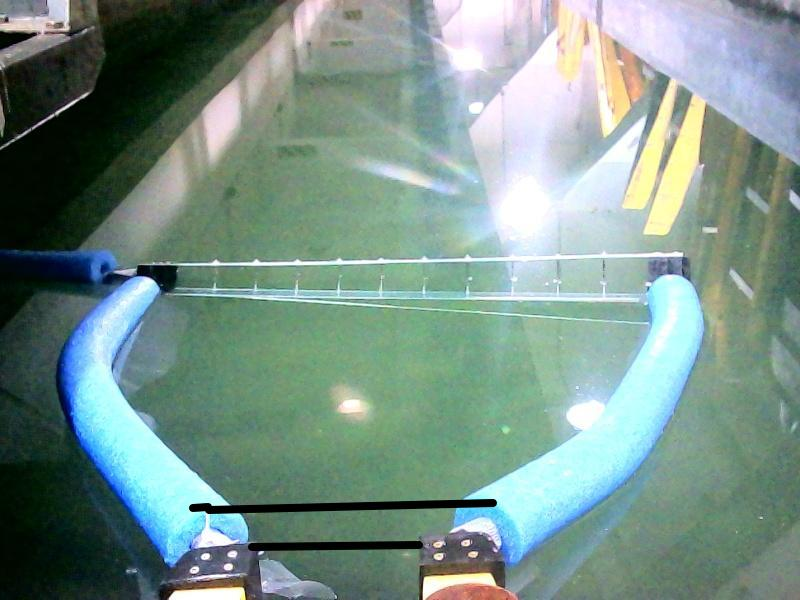
#> input picture ControlSystem/captura_3.jpg, 800 x 600 px
$ python bordes_2.py
#> lines starting #> are read from the running program, lines starting #| are printed output that depends on the picture; after the words box and inside, x2 and y2 are one past the last pixel; in counts of white or black regions, pixels touching at a corner belong together
import cv2
import numpy as np

# Cargar la imagen
image = cv2.imread('captura_3.jpg', cv2.IMREAD_GRAYSCALE)
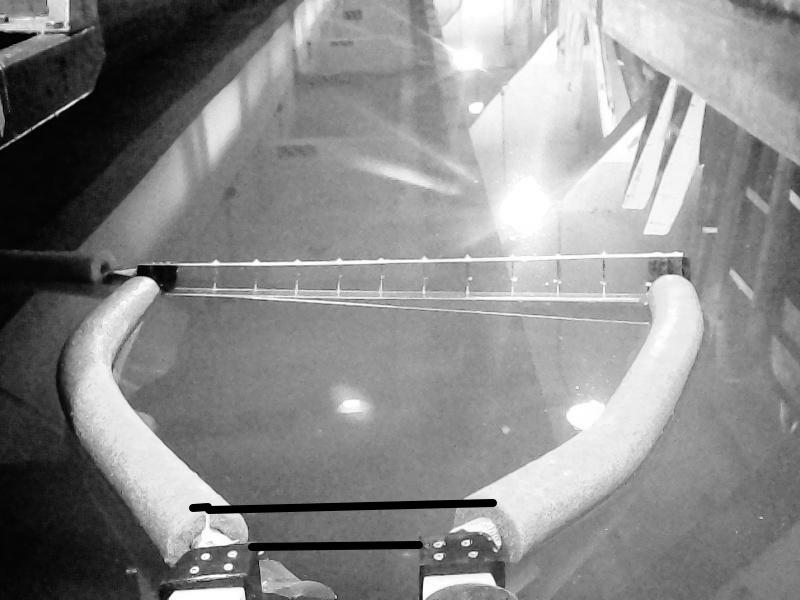
#> image: shape (600, 800); min 0, max 255, mean 138.1

# Aplicar suavizado para reducir el ruido
blurred = cv2.GaussianBlur(image, (5, 5), 0)

# Aplicar detección de bordes con el operador Canny
edges = cv2.Canny(blurred, threshold1=50, threshold2=150)
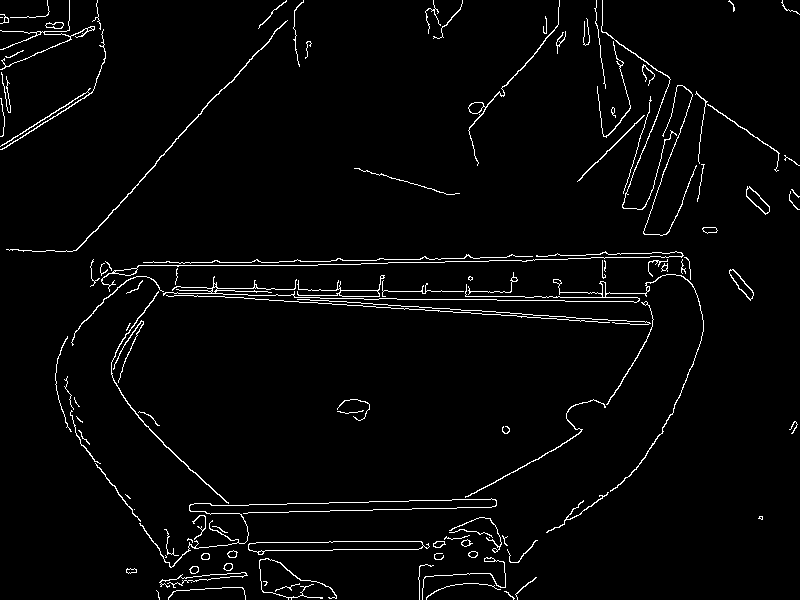
#> edges: shape (600, 800); 2.8% white in thin lines or dots

# Realizar una dilatación para conectar bordes cercanos
kernel = np.ones((3, 3), np.uint8)
dilated_edges = cv2.dilate(edges, kernel, iterations=1)
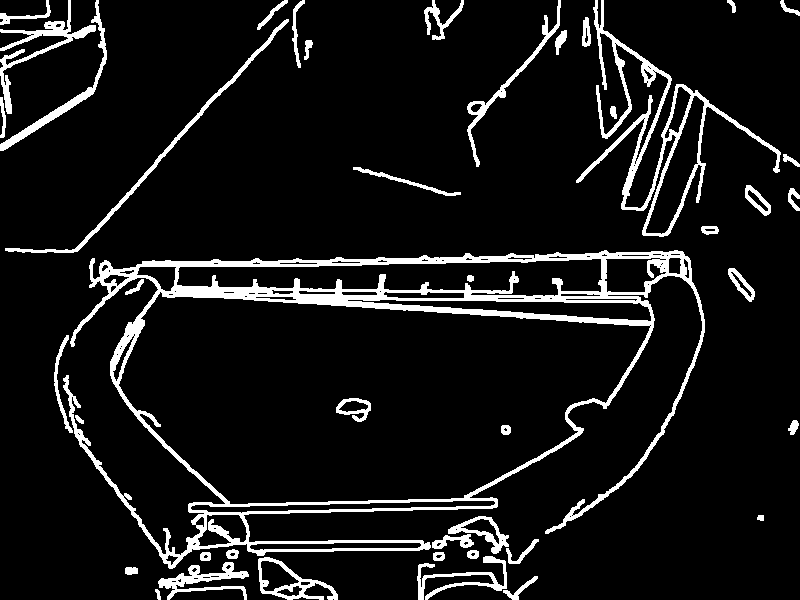
#> dilated_edges: shape (600, 800); 8.8% white; 44 white regions

# Encontrar contornos en los bordes dilatados
contours, _ = cv2.findContours(dilated_edges, cv2.RETR_EXTERNAL, cv2.CHAIN_APPROX_SIMPLE)
#> contours = 41 contours; largest, box (x1, y1, x2, y2) and area: (63, 250, 705, 569) 121541, (576, 0, 781, 237) 7604, (258, 557, 338, 600) 1618, (0, 0, 96, 114) 1276, (5, 19, 289, 253) 1240

# Filtrar y obtener los contornos más grandes (pueden ser más de uno)
min_contour_area = 100  # Ajusta este valor según tu imagen
filtered_contours = [contour for contour in contours if cv2.contourArea(contour) > min_contour_area]
#> filtered_contours = 25 contours; largest, box (x1, y1, x2, y2) and area: (63, 250, 705, 569) 121541, (576, 0, 781, 237) 7604, (258, 557, 338, 600) 1618, (0, 0, 96, 114) 1276, (5, 19, 289, 253) 1240

# Ordenar los contornos filtrados por área en orden descendente
filtered_contours.sort(key=lambda contour: cv2.contourArea(contour), reverse=True)

# Si hay al menos dos contornos filtrados, usar el segundo más grande
if len(filtered_contours) >= 2:
    second_largest_contour = filtered_contours[1]
#> second_largest_contour = contour of 999 points, box (x1, y1, x2, y2) (576, 0, 781, 237), area 7604
    result = np.zeros_like(image)
    cv2.drawContours(result, [second_largest_contour], -1, 255, thickness=cv2.FILLED)
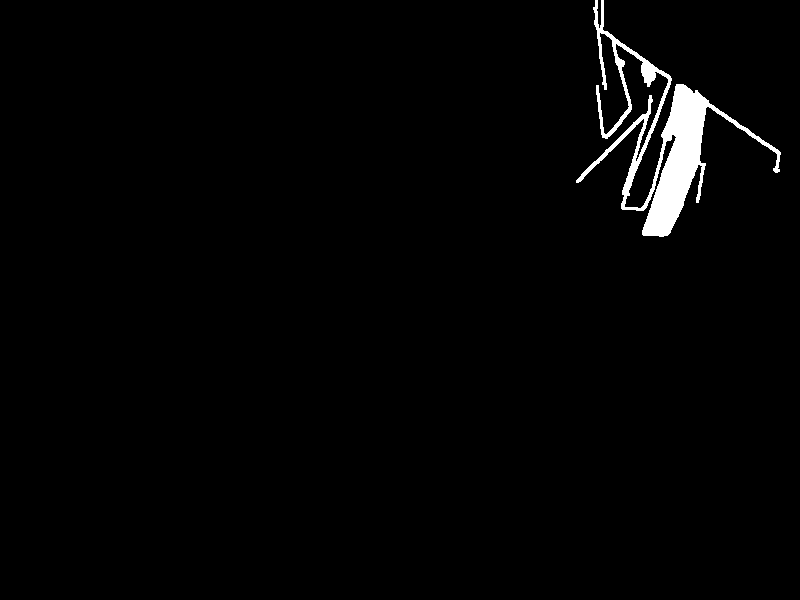
#> result: shape (600, 800); 1.8% white; 1 white region, box (x1, y1, x2, y2) and area: (576, 0, 781, 237) 8627

    # Redimensionar la imagen resultante para que tenga las mismas dimensiones que la original
    result_resized = cv2.resize(result, (image.shape[1], image.shape[0]))

    # Guardar la imagen resultante en un archivo
    cv2.imwrite('imagen_resultante2.jpg', result_resized)

    print("Imagen resultante guardada como 'imagen_resultante.jpg'")
else:
    print("No se encontraron suficientes contornos para aplicar la transformación.")

$ run again, with ControlSystem/captura_con_tapas3.jpg copied over ControlSystem/captura_3.jpg
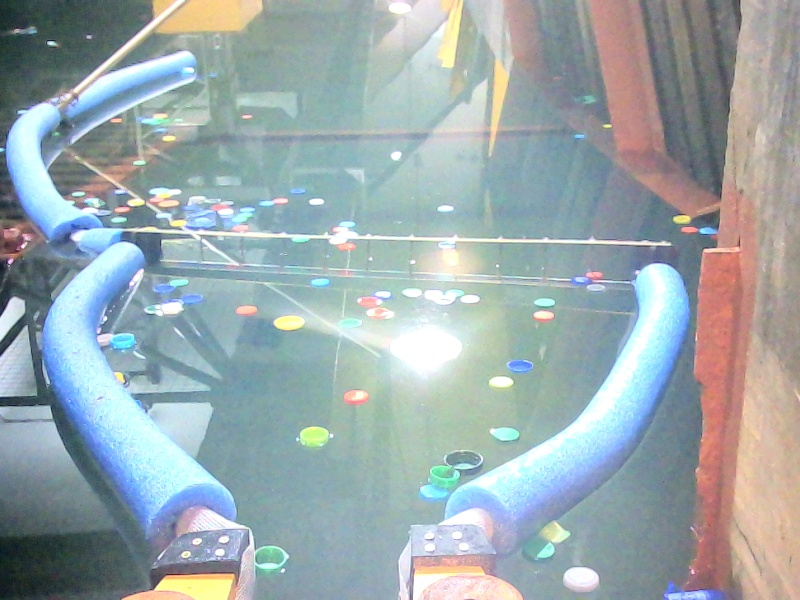
#> input picture ControlSystem/captura_con_tapas3.jpg, 800 x 600 px
#> `edges = cv2.Canny(blurred, threshold1=50, threshold2=150)`:
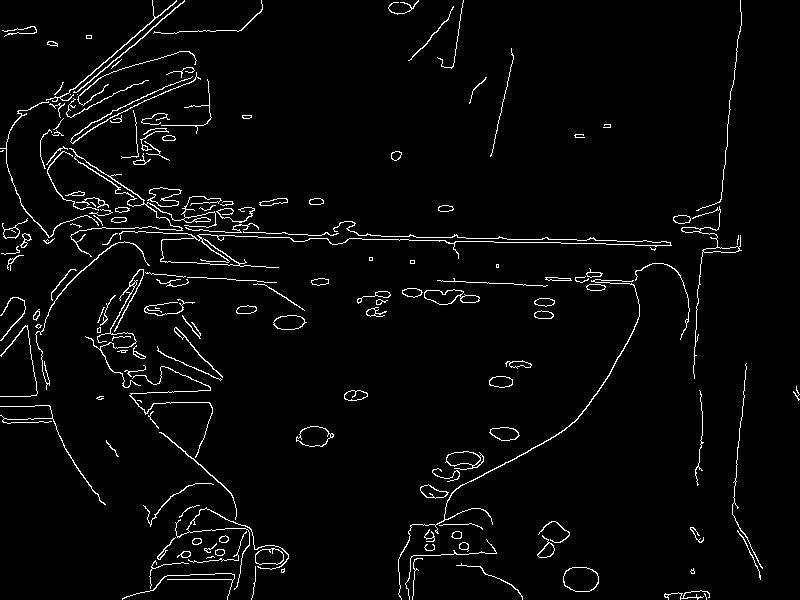
#> edges: shape (600, 800); 3.2% white in thin lines or dots
#> dilated_edges: shape (600, 800); 10.1% white; 59 white regions
#> contours = 57 contours; largest, box (x1, y1, x2, y2) and area: (0, 0, 673, 391) 27553, (84, 268, 306, 600) 10552, (397, 262, 691, 600) 3098, (672, 0, 743, 380) 1766, (401, 287, 481, 306) 878
#> filtered_contours = 43 contours; largest, box (x1, y1, x2, y2) and area: (0, 0, 673, 391) 27553, (84, 268, 306, 600) 10552, (397, 262, 691, 600) 3098, (672, 0, 743, 380) 1766, (401, 287, 481, 306) 878
#> second_largest_contour = contour of 1095 points, box (x1, y1, x2, y2) (84, 268, 306, 600), area 10552
#> `cv2.drawContours(result, [second_largest_contour], -1, 255, thickness=..`:
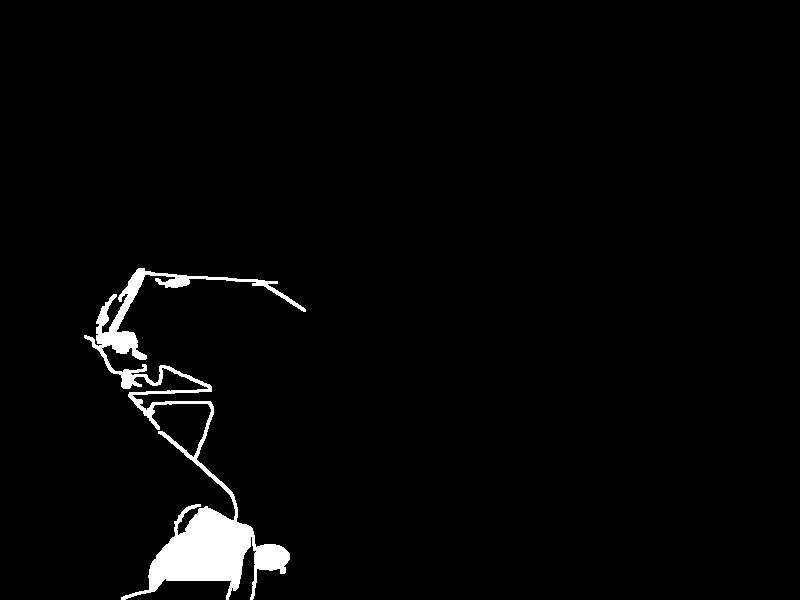
#> result: shape (600, 800); 2.5% white; 1 white region, box (x1, y1, x2, y2) and area: (84, 268, 306, 600) 11812
